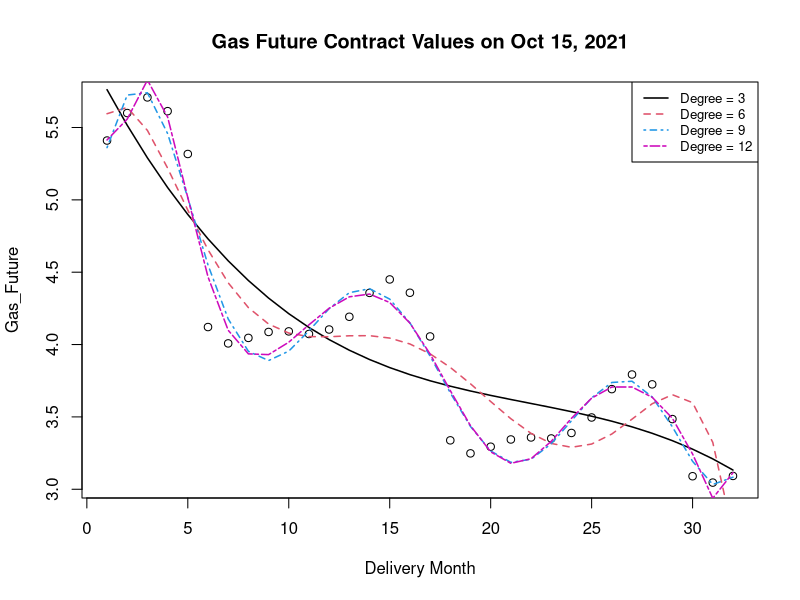
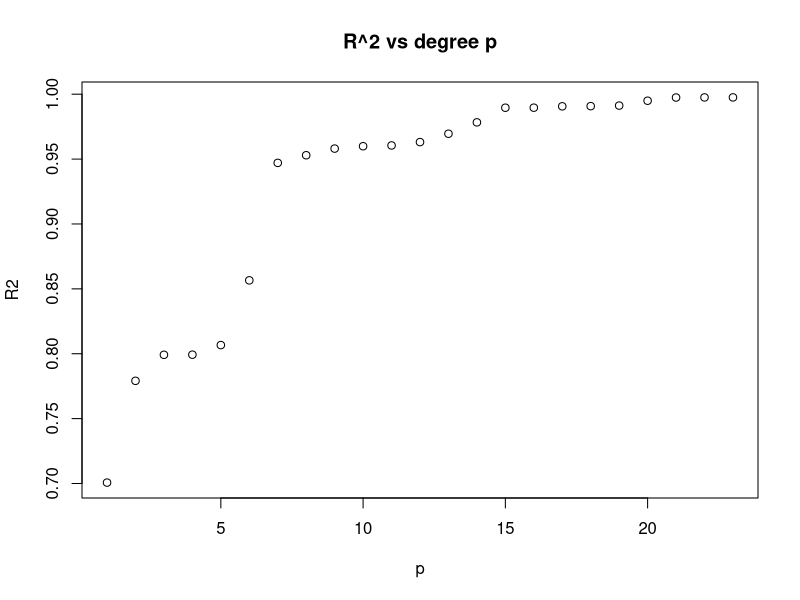
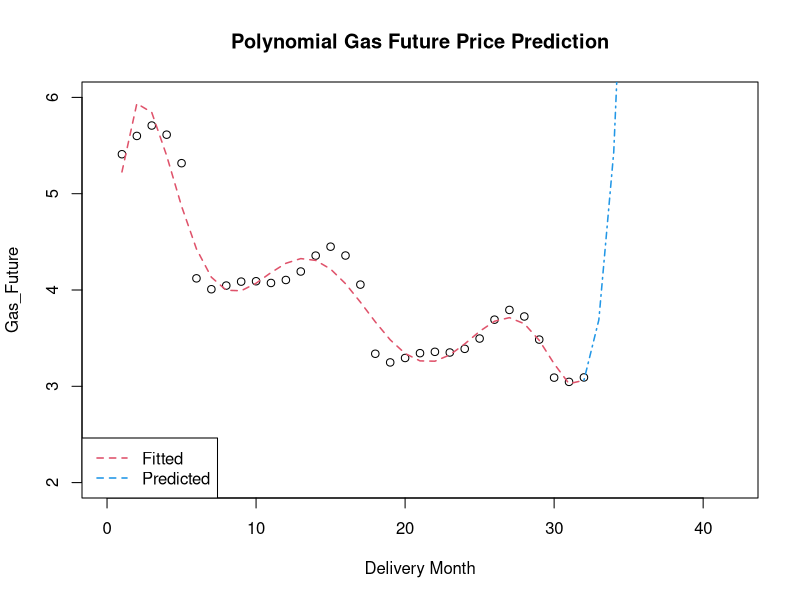
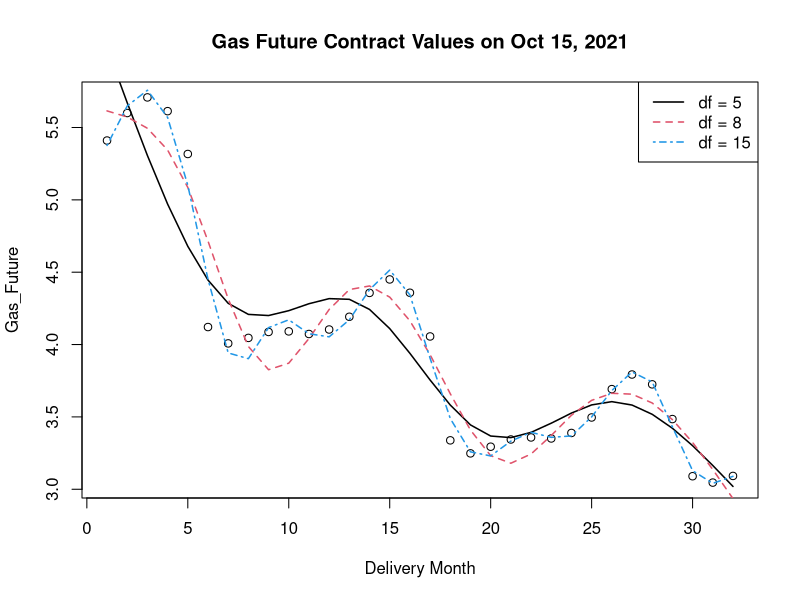
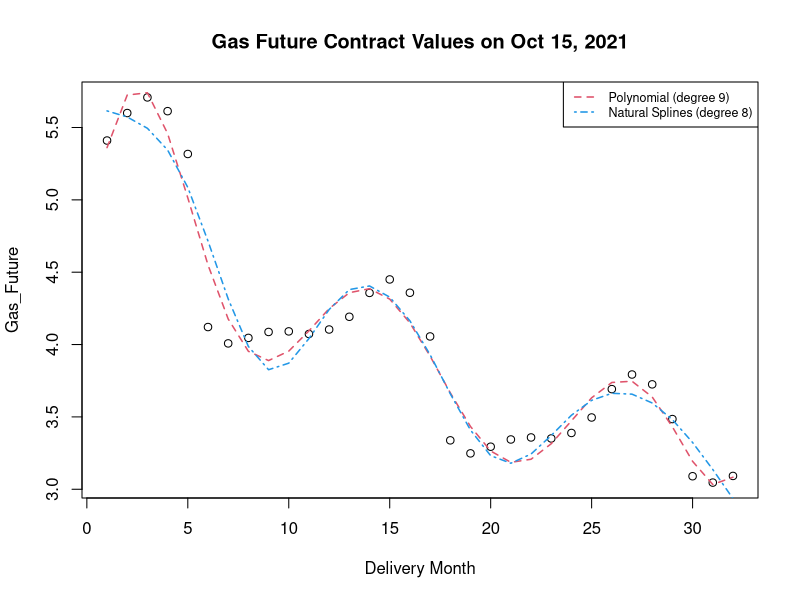
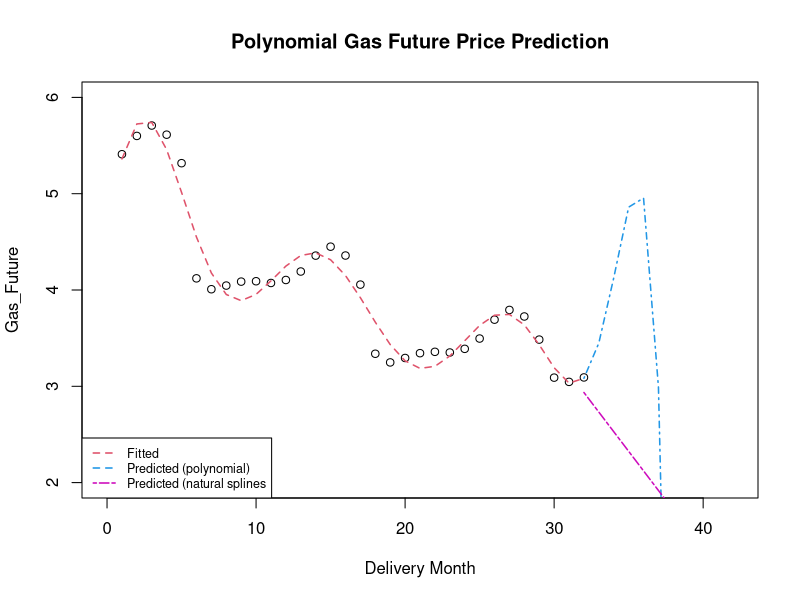

Write R code to recreate these figures, in order.
########################################################### Problem I ############################################################

setwd("")  # set directory

Gas_Future <- read.table("GAS_Future_2021_Oct15.csv",header = T, sep=",")
attach(Gas_Future)
head(Gas_Future)

# 1.1 Polynomial LS Regression

  # empirical curve
Gas_Future <- SETTLE[1:32]
Delivery_month <- seq(1,32)
plot(Delivery_month, Gas_Future, xlab="Delivery Month", main = "Gas Future Contract Values on Oct 15, 2021")

  # polynomial regression

lines(Delivery_month,fitted(lm(Gas_Future ~ poly(Delivery_month, 3))),lty = 1, col = 1,lwd=1.5)
lines(Delivery_month,fitted(lm(Gas_Future ~ poly(Delivery_month, 6))),lty = 2, col = 2,lwd=1.5)
lines(Delivery_month,fitted(lm(Gas_Future ~ poly(Delivery_month, 9))),lty = 4, col = 4,lwd=1.5)
lines(Delivery_month,fitted(lm(Gas_Future ~ poly(Delivery_month, 12))),lty = 6, col = 6,lwd=1.5)

legend("topright", c("Degree = 3", "Degree = 6", "Degree = 9","Degree = 12"), lty = c(1,2,4,6), col = c(1,2,4,6), lwd=c(1.5,1.5,1.5,1.5), cex = 0.8)

# 1.2 ANOVA and R-sqr (degree p)

  # ANOVA
fit_12 <- lm(Gas_Future ~ poly(Delivery_month, 12, raw = TRUE))
fit_9 <- lm(Gas_Future ~ poly(Delivery_month, 9, raw = TRUE))
anova(fit_9, fit_12)

fit_8 <- lm(Gas_Future ~ poly(Delivery_month, 8, raw = TRUE))
anova(fit_8, fit_9)

fit_7 <- lm(Gas_Future ~ poly(Delivery_month, 7, raw = TRUE))
anova(fit_7, fit_8)

fit_6 <- lm(Gas_Future ~ poly(Delivery_month, 6, raw = TRUE))
anova(fit_6, fit_7)

  # R-sqr
R2 <- rep(0,23)
for (i in 1:23)
{
  fit <- lm(Gas_Future ~ poly(Delivery_month,i))
  R2[i] <- summary.lm(fit)$r.squared
}

plot(R2,xlab="p",main="R^2 vs degree p")

# 1.3 Prediction Future Prices (t+6)

p <- 7
I <- seq(32,38)
T<-length(I)
coef <- lm(Gas_Future ~ poly(Delivery_month,  degree = p, raw = TRUE))$coef
pred <- rep(0,T)
for (i in 1:T)
{
  pred[i] <- sum(coef * I[i]^(0:p))
}

plot(Gas_Future,xlim=c(0,42),ylim=c(2,6),xlab="Delivery Month",  main = "Polynomial Gas Future Price Prediction")
lines(Delivery_month,fitted(lm(Gas_Future ~ poly(Delivery_month, p))), lty = 2, col = 2,lwd=1.5)
lines(I,pred, lty = 4, col = 4,lwd=1.5)
legend("bottomleft", c("Fitted", "Predicted"), lty = c(2,2), col = c(2,4), lwd=c(1.5,1.5))

# 1.4 Natural Splines

library(splines)

  # empirical curve
plot(Delivery_month, Gas_Future, xlab="Delivery Month", main = "Gas Future Contract Values on Oct 15, 2021")

  # natural splines
n <- length(Gas_Future)
x <- seq(1,n)
lines(x,fitted(lm(Gas_Future~ns(x,df=5))),col=1,lwd=1.5)
lines(x,fitted(lm(Gas_Future~ns(x,df=8))),lty=2,col=2,lwd=1.5)
lines(x,fitted(lm(Gas_Future~ns(x,df=15))),lty=4,col=4,lwd=1.5)
legend("topright", c("df = 5", "df = 8", "df = 15"), lty = c(1,2,4), col = c(1,2,4), lwd=c(1.5,1.5,1.5))

# 1.5 Comparison of Polynomial Regression and Natural Splines

  # comparison - fit
plot(Delivery_month, Gas_Future, xlab="Delivery Month", main = "Gas Future Contract Values on Oct 15, 2021")
lines(Delivery_month,fitted(lm(Gas_Future ~ poly(Delivery_month, 9))),lty = 2, col = 2,lwd=1.5)
lines(x,fitted(lm(Gas_Future~ns(x,df=8))),lty=4,col=4, lwd=1.5)

legend("topright", cex = 0.75, c("Polynomial (degree 9)", "Natural Splines (degree 8)"), lty = c(2,4), col = c(2,4), lwd=c(1.5,1.5))

  # comparison - forecast

  # polynomial
p <- 9
I <- seq(32,38)
T<-length(I)
coef <- lm(Gas_Future ~ poly(Delivery_month,  degree = p, raw = TRUE))$coef
pred <- rep(0,T)
for (i in 1:T)
{
  pred[i] <- sum(coef * I[i]^(0:p))
}

plot(Gas_Future,xlim=c(0,42),ylim=c(2,6),xlab="Delivery Month",  main = "Polynomial Gas Future Price Prediction")
lines(Delivery_month,fitted(lm(Gas_Future ~ poly(Delivery_month, p))), lty = 2, col = 2,lwd=1.5)
lines(I,pred, lty = 4, col = 4,lwd=1.5)

  # natural splines
ns_8 <- lm(Gas_Future~ns(x,df=8))
pred_ns <- predict(ns_8, newdata=data.frame(x=I))
lines(I,pred_ns, lty = 6, col = 6,lwd=1.5)

legend("bottomleft", cex = 0.75, c("Fitted", "Predicted (polynomial)", "Predicted (natural splines"), lty = c(2,2, 6), col = c(2,4, 6), lwd=c(1.5,1.5,1.5))

##################################################################################################################################

# Clear plots
#dev.off()

# Clear variables
#rm(list = ls())

# Clear console
#cat("\014")